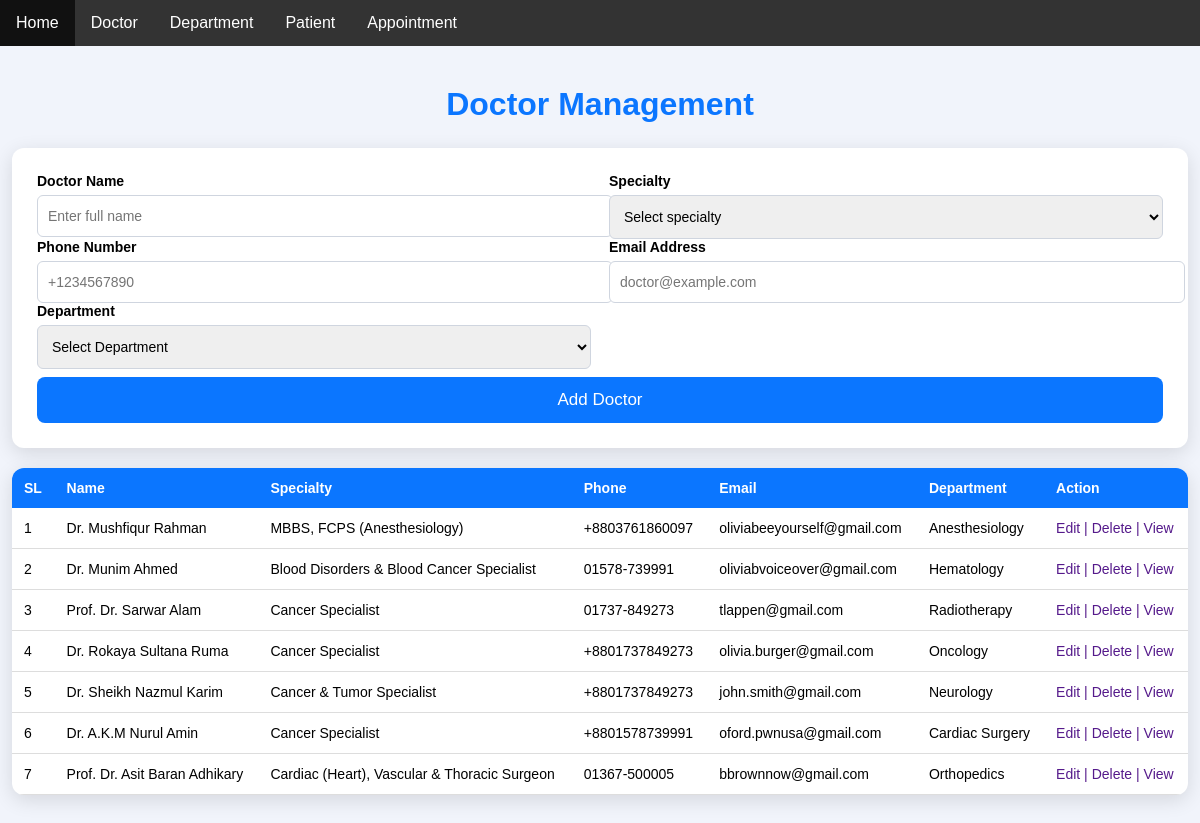
/doctorPage/, run on an earlier commit of the app's database.
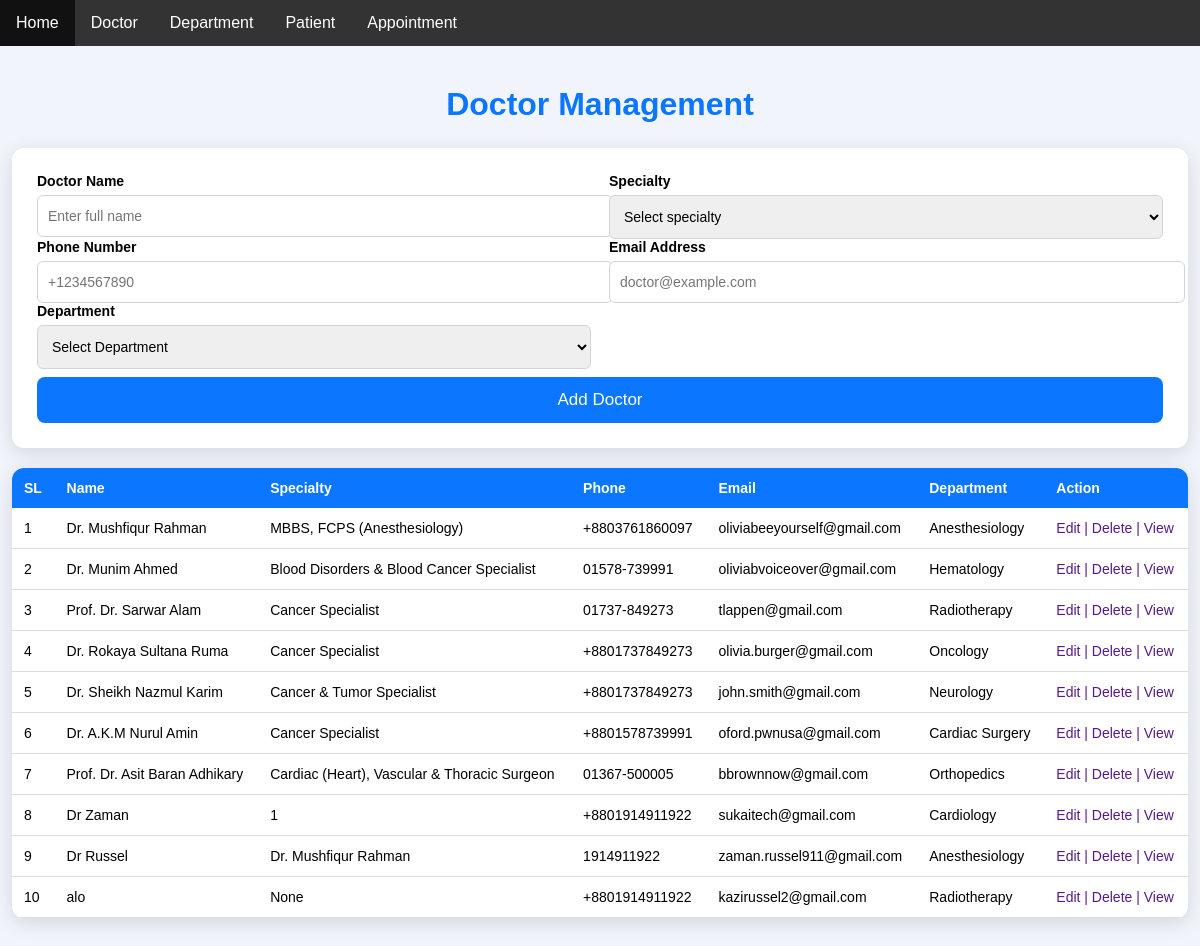
And on a later commit of the database.
### myApp/models.py (models this page shows, shortened)
class DoctorModel(models.Model):
    DoctorName=models.CharField(max_length=100,null=True)
    Specialization=models.CharField(max_length=100,null=True)
    Phone=models.CharField(max_length=100,null=True)
    Email=models.EmailField(max_length=100,null=True)
    department=models.ForeignKey(DepartmentModel,max_length=100,null=True,on_delete=models.CASCADE)

class DepartmentModel(models.Model):
    DepartmentName=models.CharField(max_length=100,null=True)
    DepartmentLocation=models.CharField(max_length=100,null=True)
    def __str__(self):
        return self.DepartmentName

### myApp/views.py (the view, shortened to what this page needs)
# urls.py: path('doctorPage/',doctorPage, name="doctorPage"),
def doctorPage(request):
    doctors=DoctorModel.objects.all()
    departments=DepartmentModel.objects.all()
    context={
        'doctors':doctors,
        'departments':departments,
    }
    return render(request,"doctorPage.html", context)

### Templates/doctorPage.html (shortened to what this page needs)
{% extends "base.html" %}
{% block body %}
<div class="container">
<section>
<h1 class="title">Doctor Management</h1>
<div class="card">
<form action="" method="POST" >
  <div class="row">
    <div class="col-6">
      <label for="name">Doctor Name</label>
      <input type="text" id="name" name="name" placeholder="Enter full name" required>
    </div>
    <div class="col-6">
      <label for="specialty">Specialty</label>
      <select id="specialty" name="specialty_id" required>
        <option value="" disabled selected>Select specialty</option>
      </select>
    </div>
  </div>
  <div class="row">
    <div class="col-6">
      <label for="phone">Phone Number</label>
      <input type="tel" id="phone" name="phone" placeholder="+1234567890" required>
    </div>
    <div class="col-6">
      <label for="email">Email Address</label>
      <input type="email" id="email" name="email"  placeholder="doctor@example.com" required>
    </div>
  </div>
    <div class="row">
    <div class="col-6">
      <label for="specialty">Department</label>
      <select id="specialty" name="department_id" required>
        <option value="" disabled selected>Select Department</option>
      </select>
    </div>
  </div>
  <button type="submit">Add Doctor</button>
</form>
</div>
<div class="table-box">
<table>
<tr>
  <th>SL</th>
  <th>Name</th>
  <th>Specialty</th>
  <th>Phone</th>
  <th>Email</th>
  <th>Department</th>
  <th>Action</th>
</tr>
{% for i in doctors %}
<tr>
  <td>{{forloop.counter}}</td>
  <td>{{i.DoctorName}}</td>
  <td>{{i.Specialization}}</td>
  <td>{{i.Phone}}</td>
  <td>{{i.Email}}</td>
  <td>{{i.department}}</td>
  <td>
        <a href="" style="text-decoration: none;">Edit |</a>
        <a href="" style="text-decoration: none;">Delete |</a>
        <a href="" style="text-decoration: none;">View</a>
  </td>
</tr>
{% endfor %}
</table>
</div>
</section>
</div>
{% endblock body %}

### Templates/base.html (shortened to what this page needs)
<!DOCTYPE html>
<html lang="en">
<head>
</head>
<body>
{% include "navbar.html" %}
{% block body %}
{% endblock body %}
</body>
</html>

### Templates/navbar.html
<ul>
  <li><a href="{% url 'homePage'%}">Home</a></li>
  <li><a href="{% url 'doctorPage' %}">Doctor</a></li>
  <li><a href="{% url 'departmentPage'%}">Department</a></li>
  <li><a href="{% url 'patientPage'%}">Patient</a></li>
  <li><a href="{% url 'patientPage'%}">Appointment</a></li>
</ul>

### Templates/base.html (style rules this page uses)
body { margin:0; padding:0; background:#f1f4fb; font-family: Arial, Helvetica, sans-serif; }
ul { list-style:none; margin:0; padding:0; overflow:hidden; background:#333; }
ul li { float:left; }
ul li a { display:block; color:white; text-align:center; padding:14px 16px; text-decoration:none; }
.container { width:98%; max-width:1200px; margin:40px auto; }
section { width:100%; }
.row { display:flex; flex-wrap:wrap; gap:18px; }
.col-6 { width:calc(50% - 9px); }
.title { text-align:center; color:#0b76ff; font-size:32px; margin-bottom:25px; }
.card { background:#fff; padding:25px; border-radius:12px; box-shadow:0 5px 20px rgba(0,0,0,0.12); margin-bottom:20px; }
label { display:block; margin-bottom:6px; font-size:14px; font-weight:bold; }
input,select { width:100%; padding:12px 10px; border:1px solid #cfd5df; border-radius:6px; font-size:14px; }
button { width:100%; background:#0b76ff; color:white; border:none; padding:13px; border-radius:8px; margin-top:8px; font-size:17px; cursor:pointer; }
.table-box { background:white; border-radius:12px; overflow:hidden; box-shadow:0 5px 20px rgba(0,0,0,0.12); }
table { width:100%; border-collapse:collapse; }
th { background:#0b76ff; color:white; padding:12px; text-align:left; font-size:14px; }
td { padding:12px; border-bottom:1px solid #ddd; font-size:14px; }

What changed in the data, as far as the page shows it:
added DoctorModel: DoctorName "Dr Zaman", Specialization "1", Phone "+8801914911922", Email "sukaitech@gmail.com", department "Cardiology"
added DoctorModel: DoctorName "Dr Russel", Specialization "Dr. Mushfiqur Rahman", Phone "1914911922", Email "zaman.russel911@gmail.com", department "Anesthesiology"
added DoctorModel: DoctorName "alo", Specialization "None", Phone "+8801914911922", Email "kazirussel2@gmail.com", department "Radiotherapy"
